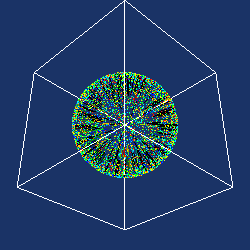

Recreate this plot in Python.
#!/usr/bin/env python

# Demonstrate vtkPCANormalEstimation with graph traversal orientation by
# extracting points near a sphere surface, estimating normals, and
# rendering with hedgehog normals.

# Factory overrides
import vtkmodules.vtkInteractionStyle  # noqa: F401
import vtkmodules.vtkRenderingFreeType  # noqa: F401
import vtkmodules.vtkRenderingOpenGL2  # noqa: F401

from vtkmodules.vtkCommonCore import vtkMath
from vtkmodules.vtkCommonDataModel import vtkSphere
from vtkmodules.vtkCommonSystem import vtkTimerLog
from vtkmodules.vtkFiltersCore import (
    vtkHedgeHog,
    vtkMaskPoints,
)
from vtkmodules.vtkFiltersModeling import vtkOutlineFilter
from vtkmodules.vtkFiltersPoints import (
    vtkBoundedPointSource,
    vtkFitImplicitFunction,
    vtkPCANormalEstimation,
)
from vtkmodules.vtkRenderingCore import (
    vtkActor,
    vtkPointGaussianMapper,
    vtkPolyDataMapper,
    vtkRenderWindow,
    vtkRenderWindowInteractor,
    vtkRenderer,
)

# Parameters
n_pts = 1000000
math = vtkMath()
math.RandomSeed(31415)

# Bounded random point source
points = vtkBoundedPointSource()
points.SetNumberOfPoints(n_pts)
points.ProduceRandomScalarsOn()
points.ProduceCellOutputOff()
points.Update()

# Sphere implicit function
sphere = vtkSphere()
sphere.SetCenter(0, 0, 0)
sphere.SetRadius(0.75)

# Extract points near sphere surface
extract = vtkFitImplicitFunction()
extract.SetInputConnection(points.GetOutputPort())
extract.SetImplicitFunction(sphere)
extract.SetThreshold(0.005)
extract.Update()

# Estimate PCA normals with graph traversal orientation
normal_estimator = vtkPCANormalEstimation()
normal_estimator.SetInputConnection(extract.GetOutputPort())
normal_estimator.SetSampleSize(20)
normal_estimator.FlipNormalsOn()
normal_estimator.SetNormalOrientationToGraphTraversal()

timer = vtkTimerLog()
timer.StartTimer()
normal_estimator.Update()
timer.StopTimer()
print("Points processed: {0}".format(n_pts))
print("   Time to generate normals: {0}".format(timer.GetElapsedTime()))

normal_mapper = vtkPointGaussianMapper()
normal_mapper.SetInputConnection(normal_estimator.GetOutputPort())
normal_mapper.EmissiveOff()
normal_mapper.SetScaleFactor(0.0)

normal_actor = vtkActor()
normal_actor.SetMapper(normal_mapper)

# Draw normals as hedgehog
mask = vtkMaskPoints()
mask.SetInputConnection(normal_estimator.GetOutputPort())
mask.SetRandomModeType(1)
mask.SetMaximumNumberOfPoints(250)

hedgehog = vtkHedgeHog()
hedgehog.SetInputConnection(mask.GetOutputPort())
hedgehog.SetVectorModeToUseNormal()
hedgehog.SetScaleFactor(0.25)

hedgehog_mapper = vtkPolyDataMapper()
hedgehog_mapper.SetInputConnection(hedgehog.GetOutputPort())

hedgehog_actor = vtkActor()
hedgehog_actor.SetMapper(hedgehog_mapper)

# Outline
outline = vtkOutlineFilter()
outline.SetInputConnection(points.GetOutputPort())

outline_mapper = vtkPolyDataMapper()
outline_mapper.SetInputConnection(outline.GetOutputPort())

outline_actor = vtkActor()
outline_actor.SetMapper(outline_mapper)

# Renderer
renderer = vtkRenderer()
renderer.AddActor(normal_actor)
renderer.AddActor(hedgehog_actor)
renderer.AddActor(outline_actor)
renderer.SetBackground(0.1, 0.2, 0.4)

# Window
render_window = vtkRenderWindow()
render_window.AddRenderer(renderer)
render_window.SetSize(250, 250)
render_window.SetWindowName("pca normals graph traversal")

# Scene
camera = renderer.GetActiveCamera()
camera.SetFocalPoint(1, 1, 1)
camera.SetPosition(0, 0, 0)
renderer.ResetCamera()

# Interactor
interactor = vtkRenderWindowInteractor()
interactor.SetRenderWindow(render_window)

interactor.Initialize()
interactor.Start()
